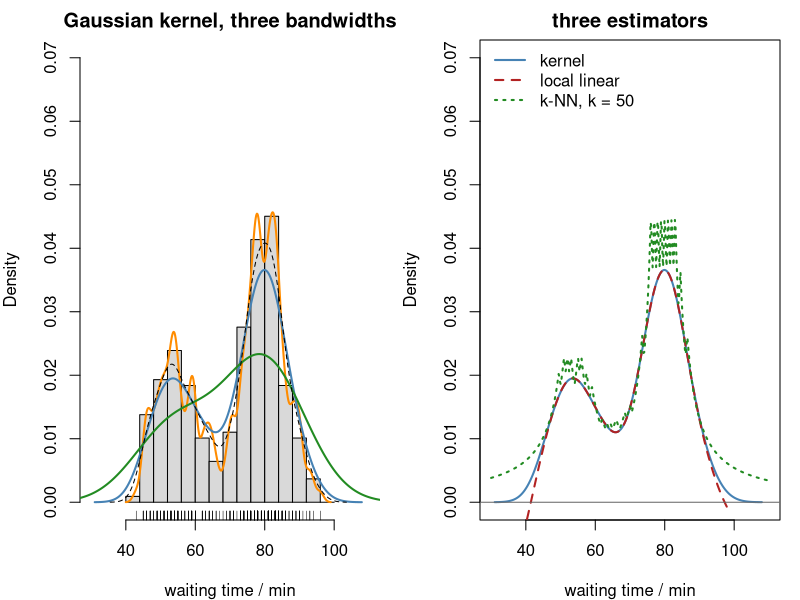

Generate this figure with R:
# Density estimates for the Old Faithful waiting times: kernel estimates with three bandwidths,
# then the kernel, local linear (KernSmooth::locpoly) and k-nearest-neighbor estimators.
library(KernSmooth)
x <- faithful$waiting
n <- length(x)
h0 <- bw.nrd0(x)                        # 0.9 min(s, IQR/1.34) n^(-1/5) = 3.99
op <- par(mfrow = c(1, 2), mar = c(4, 4, 2, 1))
hist(x, breaks = seq(40, 100, by = 4), freq = FALSE, col = "gray85", ylim = c(0, 0.07),
     xlim = c(30, 110), main = "Gaussian kernel, three bandwidths", xlab = "waiting time / min")
lines(density(x, bw = 1), col = "darkorange", lwd = 2)
lines(density(x, bw = h0), col = "steelblue", lwd = 2)
lines(density(x, bw = 10), col = "forestgreen", lwd = 2)
lines(density(x, bw = "SJ"), col = "black", lty = 2)
rug(x)

knn_density <- function(t, data, k) {
  sapply(t, function(t0) k / (2 * length(data) * sort(abs(data - t0))[k]))
}
grid <- seq(30, 110, length.out = 400)
plot(density(x, bw = h0), col = "steelblue", lwd = 2, xlim = c(30, 110), ylim = c(0, 0.07),
     main = "three estimators", xlab = "waiting time / min")
ll <- locpoly(x, bandwidth = h0, degree = 1)
lines(ll$x, ll$y, col = "firebrick", lwd = 2, lty = 2)
lines(grid, knn_density(grid, x, 50), col = "forestgreen", lwd = 2, lty = 3)
abline(h = 0, col = "gray40")
legend("topleft", c("kernel", "local linear", "k-NN, k = 50"), lty = 1:3,
       col = c("steelblue", "firebrick", "forestgreen"), lwd = 2, bty = "n")
par(op)
